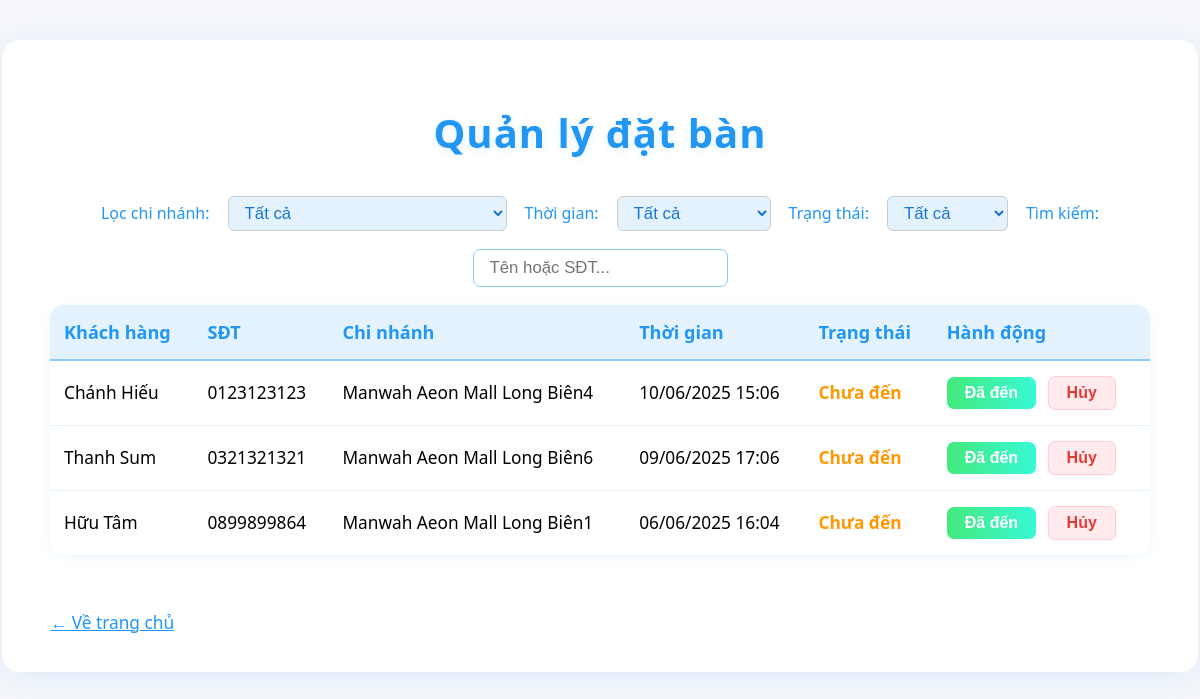
The page /administator/dat-ban/ on the database its author committed.
### UserInterface/models.py (models this page shows, shortened)
class DatBan(models.Model):
    TRANG_THAI_CHOICES = [
        ('chua_den', 'Chưa đến'),
        ('da_den', 'Đã đến'),
        ('da_huy', 'Đã hủy'),
    ]
    ten_khach_hang = models.CharField(max_length=100)
    so_dien_thoai = models.CharField(max_length=20)
    thoi_gian = models.DateTimeField()
    chi_nhanh = models.ForeignKey('ChiNhanh', on_delete=models.CASCADE)
    trang_thai = models.CharField(max_length=10, choices=TRANG_THAI_CHOICES, default='chua_den')

class ChiNhanh(models.Model):
    ten_chi_nhanh = models.CharField(max_length=100)
    dia_chi = models.CharField(max_length=255)
    so_dien_thoai = models.CharField(max_length=20)
    gio_mo = models.TimeField()
    gio_dong = models.TimeField()

### account/views.py (the view)
# urls.py: path('dat-ban/', views.danh_sach_dat_ban_view, name='danh_sach_dat_ban'),
def danh_sach_dat_ban_view(request):
    chi_nhanh_list = ChiNhanh.objects.all()
    chi_nhanh_id = request.GET.get('chi_nhanh')
    filter_time = request.GET.get('time', '')
    filter_status = request.GET.get('status', '')
    search_query = request.GET.get('search', '').strip()
    selected_chi_nhanh = None
    datban_qs = DatBan.objects.select_related('chi_nhanh').order_by('-thoi_gian')
    if chi_nhanh_id:
        try:
            selected_chi_nhanh = ChiNhanh.objects.get(id=chi_nhanh_id)
            datban_qs = datban_qs.filter(chi_nhanh=selected_chi_nhanh)
        except ChiNhanh.DoesNotExist:
            selected_chi_nhanh = None
    now = timezone.localtime(timezone.now())
    if filter_time == 'today':
        start = now.replace(hour=0, minute=0, second=0, microsecond=0)
        end = now.replace(hour=23, minute=59, second=59, microsecond=999999)
        datban_qs = datban_qs.filter(thoi_gian__range=(start, end))
    elif filter_time == 'future':
        datban_qs = datban_qs.filter(thoi_gian__gte=now)
    if filter_status == 'da_den':
        datban_qs = datban_qs.filter(trang_thai='da_den')
    elif filter_status == 'chua_den':
        datban_qs = datban_qs.filter(trang_thai='chua_den')
    if search_query:
        datban_qs = datban_qs.filter(Q(ten_khach_hang__icontains=search_query) | Q(so_dien_thoai__icontains=search_query))
    return render(request, 'danh_sach_dat_ban.html', {
        'datban_list': datban_qs,
        'chi_nhanh_list': chi_nhanh_list,
        'selected_chi_nhanh': selected_chi_nhanh,
        'filter_time': filter_time,
        'filter_status': filter_status,
        'search_query': search_query,
    })

### account/templates/danh_sach_dat_ban.html (shortened to what this page needs)
<!DOCTYPE html>
<html lang="vi">
<head>
</head>
<body>
    <div class="container">
        <h1>Quản lý đặt bàn</h1>
        <form method="get" style="margin-bottom:18px;display:flex;gap:18px;align-items:center;">
            <label for="filter_chi_nhanh">Lọc chi nhánh:</label>
            <select name="chi_nhanh" id="filter_chi_nhanh" onchange="this.form.submit()" style="padding:6px 12px;border-radius:6px;border:1px solid #ccc;">
                <option value="">Tất cả</option>
            </select>
            <label for="filter_time">Thời gian:</label>
            <select name="time" id="filter_time" onchange="this.form.submit()" style="padding:6px 12px;border-radius:6px;border:1px solid #ccc;">
                <option value="">Tất cả</option>
            </select>
            <label for="filter_status">Trạng thái:</label>
            <select name="status" id="filter_status" onchange="this.form.submit()" style="padding:6px 12px;border-radius:6px;border:1px solid #ccc;">
                <option value="">Tất cả</option>
            </select>
            <label for="search">Tìm kiếm:</label>
            <input type="text" name="search" id="search" value="{{ search_query|default:'' }}" placeholder="Tên hoặc SĐT..." style="padding:8px 16px;border-radius:7px;border:1px solid #90caf9;font-size:1.05rem;background:#fff;min-width:180px;" onkeydown="if(event.key==='Enter'){this.form.submit();}">
        </form>
        <table>
            <thead>
                <tr>
                    <th>Khách hàng</th>
                    <th>SĐT</th>
                    <th>Chi nhánh</th>
                    <th>Thời gian</th>
                    <th>Trạng thái</th>
                    <th>Hành động</th>
                </tr>
            </thead>
            <tbody>
                {% for datban in datban_list %}
                <tr>
                    <td>{{ datban.ten_khach_hang }}</td>
                    <td>{{ datban.so_dien_thoai }}</td>
                    <td>{{ datban.chi_nhanh.ten_chi_nhanh }}</td>
                    <td>{{ datban.thoi_gian|date:'d/m/Y H:i' }}</td>
                    <td class="status-{{ datban.trang_thai }}">{{ datban.get_trang_thai_display }}</td>
                    <td>
                        <form action="{% url 'xac_nhan_dat_ban' datban.id %}" method="post" style="display:inline;">
                            <button type="submit" class="action-btn add-btn" onclick="return confirm('Xác nhận khách đã đến?');">Đã đến</button>
                        </form>
                        <form action="{% url 'huy_dat_ban' datban.id %}" method="post" style="display:inline;">
                            <button type="submit" class="action-btn delete-btn" onclick="return confirm('Bạn chắc chắn muốn hủy đặt bàn này?');">Hủy</button>
                        </form>
                    </td>
                </tr>
                {% empty %}
                <tr><td colspan="6" style="text-align:center;color:#888;">Chưa có đặt bàn nào.</td></tr>
                {% endfor %}
            </tbody>
        </table>
        <a href="{% url 'home' %}" class="back-link">&larr; Về trang chủ</a>
    </div>
</body>
</html>

### account/templates/danh_sach_dat_ban.html (style rules this page uses)
body { font-family: 'Segoe UI', Arial, sans-serif; background: #f5f7fa; margin: 0; }
.container { max-width: 1100px; margin: 40px auto; background: #fff; padding: 38px 48px; border-radius: 18px; box-shadow: 0 6px 32px rgba(33,150,243,0.10); }
h1 { color: #2196f3; margin-bottom: 36px; text-align: center; font-size: 2.5rem; font-weight: bold; letter-spacing: 1px; text-shadow: 0 2px 8px #e3f2fd; }
form[method="get"] { margin-bottom: 24px; display: flex; gap: 18px; align-items: center; flex-wrap: wrap; justify-content: center; }
form[method="get"] label { font-weight: 500; color: #2196f3; }
form[method="get"] select, form[method="get"] input { padding: 8px 16px; border-radius: 7px; border: 1px solid #90caf9; font-size: 1.05rem; background: #e3f2fd; color: #1976d2; }
table { width: 100%; border-collapse: separate; border-spacing: 0; margin-bottom: 32px; background: #fff; border-radius: 14px; overflow: hidden; box-shadow: 0 2px 12px rgba(33,150,243,0.07); }
th, td { padding: 15px 14px; border-bottom: 1px solid #e3f2fd; text-align: left; font-size: 1.08rem; }
th { background: #e3f2fd; color: #2196f3; font-size: 1.13rem; font-weight: 700; border-bottom: 2px solid #90caf9; }
tr { transition: background 0.15s; }
tr:last-child td { border-bottom: none; }
.action-btn { padding: 7px 18px; border-radius: 7px; border: none; font-size: 1rem; cursor: pointer; margin-right: 7px; font-weight: 600; box-shadow: 0 1px 4px rgba(33,150,243,0.07); transition: background 0.18s, color 0.18s; }
.add-btn { background: linear-gradient(90deg,#43e97b 0,#38f9d7 100%); color: #fff; border: none; }
.delete-btn { background: #ffebee; color: #e53935; border: 1px solid #ffcdd2; }
.status-chua_den { color: #ff9800; font-weight: bold; }
.back-link { display: inline-block; margin-top: 24px; color: #2196f3; text-decoration: underline; font-weight: 500; font-size: 1.08rem; }

### rows shown on the page
DatBan: ten_khach_hang "Chánh Hiếu", so_dien_thoai "0123123123", chi_nhanh.ten_chi_nhanh "Manwah Aeon Mall Long Biên4", thoi_gian "10/06/2025 15:06", trang_thai "Chưa đến"
DatBan: ten_khach_hang "Thanh Sum", so_dien_thoai "0321321321", chi_nhanh.ten_chi_nhanh "Manwah Aeon Mall Long Biên6", thoi_gian "09/06/2025 17:06", trang_thai "Chưa đến"
DatBan: ten_khach_hang "Hữu Tâm", so_dien_thoai "0899899864", chi_nhanh.ten_chi_nhanh "Manwah Aeon Mall Long Biên1", thoi_gian "06/06/2025 16:04", trang_thai "Chưa đến"
